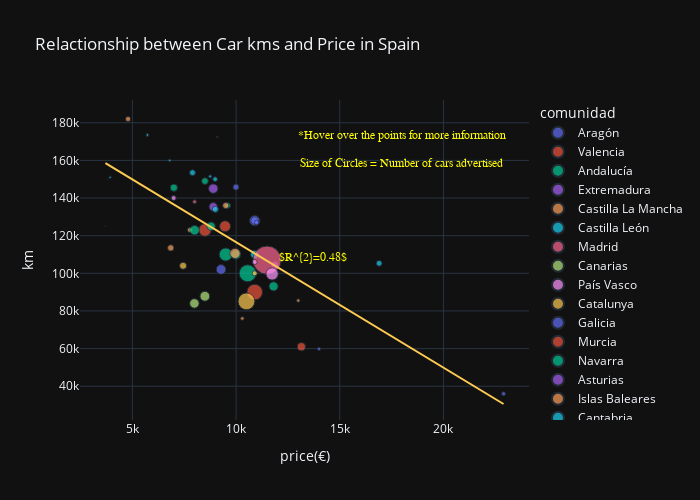

The code cell stored with this chart in its notebook:
### Code cell
fig = px.scatter(df_map_pairs,
                 title="Relactionship between Car kms and Price in Spain",
                 x="price(€)", 
                 y="km", 
                 size="number_cars",
                 hover_name = "region",
                hover_data=["percentage_professional", "horse_power", "adds_per_1000_people"],
                color="comunidad",
                template="plotly_dark",
                width=700, height=500)
fig.add_trace(go.Scatter(x=[18000, 18000, 13700], y=[170000, 155000, 105000], 
                         mode="text", 
                         text=["*Hover over the points for more information",
                               "Size of Circles = Number of cars advertised",
                              "$R^{2}=0.48$"],
                        textposition="top center",
                        textfont=dict(family="arial", size=12, color="yellow")))

help_fig = px.scatter(df_map_pairs, x="price(€)", y="km", trendline="ols")
x_trend = help_fig["data"][1]['x']
y_trend = help_fig["data"][1]['y']
fig.add_trace(go.Line(x=x_trend, y=y_trend))
fig.show()
# help_fig.show()

### Figure 1 — Plotly figure (JSON) as saved in the notebook; plotly's stock layout.template omitted (floating-point values rounded to 4 significant figures)
{"data": [{"customdata": [[93.4, 150, 1.1], [77.5, 130, 0.5], [86.1, 120, 0.9]], "hovertemplate": "<b>%{hovertext}</b><br><br>comunidad=Aragón<br>price(€)=%{x}<br>km=%{y}<br>number_cars=%{marker.size}<br>percentage_professional=%{customdata[0]}<br>horse_power=%{customdata[1]}<br>adds_per_1000_people=%{customdata[2]}<extra></extra>", "hovertext": ["Teruel", "Huesca", "Zaragoza"], "legendgroup": "Aragón", "marker": {"color": "#636efa", "size": [166, 111, 904], "sizemode": "area", "sizeref": 19.53, "symbol": "circle"}, "mode": "markers", "name": "Aragón", "orientation": "v", "showlegend": true, "type": "scatter", "x": [22900, 14000, 9276], "xaxis": "x", "y": [36000, 59804, 102100.0], "yaxis": "y"}, {"customdata": [[86.5, 125.5, 1.1], [86.6, 120, 0.9], [82.2, 125, 0.8]], "hovertemplate": "<b>%{hovertext}</b><br><br>comunidad=Valencia<br>price(€)=%{x}<br>km=%{y}<br>number_cars=%{marker.size}<br>percentage_professional=%{customdata[0]}<br>horse_power=%{customdata[1]}<br>adds_per_1000_people=%{customdata[2]}<extra></extra>", "hovertext": ["Castellon", "Valencia", "Alicante"], "legendgroup": "Valencia", "marker": {"color": "#EF553B", "size": [646, 2387, 1517], "sizemode": "area", "sizeref": 19.53, "symbol": "circle"}, "mode": "markers", "name": "Valencia", "orientation": "v", "showlegend": true, "type": "scatter", "x": [13150, 10900, 8500], "xaxis": "x", "y": [61000, 90000, 123000], "yaxis": "y"}, {"customdata": [[80.3, 120, 0.7], [89.1, 120, 1.5], [76.1, 122, 1], [85, 120, 1.1], [68.8, 120, 0.6], [64.4, 130, 0.7], [68.7, 120, 0.8], [73.4, 120, 0.8]], "hovertemplate": "<b>%{hovertext}</b><br><br>comunidad=Andalucía<br>price(€)=%{x}<br>km=%{y}<br>number_cars=%{marker.size}<br>percentage_professional=%{customdata[0]}<br>horse_power=%{customdata[1]}<br>adds_per_1000_people=%{customdata[2]}<extra></extra>", "hovertext": ["Cadiz", "Sevilla", "Malaga", "Cordoba", "Huelva", "Almeria", "Granada", "Jaen"], "legendgroup": "Andalucía", "marker": {"color": "#00cc96", "size": [807, 2821, 1660, 868, 301, 449, 699, 522], "sizemode": "area", "sizeref": 19.53, "symbol": "circle"}, "mode": "markers", "name": "Andalucía", "orientation": "v", "showlegend": true, "type": "scatter", "x": [11809, 10560, 9500, 10000, 9600, 8500, 8790, 7000.0], "xaxis": "x", "y": [93061, 100000, 109990, 110000, 136000, 149000, 125000, 145500], "yaxis": "y"}, {"customdata": [[86.4, 130, 1.2], [79.2, 120, 1]], "hovertemplate": "<b>%{hovertext}</b><br><br>comunidad=Extremadura<br>price(€)=%{x}<br>km=%{y}<br>number_cars=%{marker.size}<br>percentage_professional=%{customdata[0]}<br>horse_power=%{customdata[1]}<br>adds_per_1000_people=%{customdata[2]}<extra></extra>", "hovertext": ["Caceres", "Badajoz"], "legendgroup": "Extremadura", "marker": {"color": "#ab63fa", "size": [492, 693], "sizemode": "area", "sizeref": 19.53, "symbol": "circle"}, "mode": "markers", "name": "Extremadura", "orientation": "v", "showlegend": true, "type": "scatter", "x": [11875, 8900], "xaxis": "x", "y": [104400.0, 135330], "yaxis": "y"}, {"customdata": [[75.9, 130, 0.5], [69.3, 120, 0.5], [70.3, 120, 0.5], [94.6, 130, 2.6], [69.7, 125, 0.5]], "hovertemplate": "<b>%{hovertext}</b><br><br>comunidad=Castilla La Mancha<br>price(€)=%{x}<br>km=%{y}<br>number_cars=%{marker.size}<br>percentage_professional=%{customdata[0]}<br>horse_power=%{customdata[1]}<br>adds_per_1000_people=%{customdata[2]}<extra></extra>", "hovertext": ["Cuenca", "Guadalajara", "Toledo", "Albacete", "Ciudad real"], "legendgroup": "Castilla La Mancha", "marker": {"color": "#FFA15A", "size": [116, 127, 377, 1041, 261], "sizemode": "area", "sizeref": 19.53, "symbol": "circle"}, "mode": "markers", "name": "Castilla La Mancha", "orientation": "v", "showlegend": true, "type": "scatter", "x": [13000, 10300, 9500, 9950, 4790], "xaxis": "x", "y": [85500, 76000, 136000, 110594, 182000], "yaxis": "y"}, {"customdata": [[91.1, 150, 0.9], [93.9, 130, 1.9], [62.5, 120, 0.2], [66.7, 140, 0.5], [80.9, 130, 0.7], [66, 140, 0.4], [75.4, 140, 0.3], [53.8, 115, 0.3], [80, 120, 0.5]], "hovertemplate": "<b>%{hovertext}</b><br><br>comunidad=Castilla León<br>price(€)=%{x}<br>km=%{y}<br>number_cars=%{marker.size}<br>percentage_professional=%{customdata[0]}<br>horse_power=%{customdata[1]}<br>adds_per_1000_people=%{customdata[2]}<extra></extra>", "hovertext": ["Burgos", "Salamanca", "Soria", "Zamora", "Valladolid", "Leon", "Segovia", "Avila", "Palencia"], "legendgroup": "Castilla León", "marker": {"color": "#19d3f3", "size": [326, 669, 16, 90, 371, 215, 57, 52, 80], "sizemode": "area", "sizeref": 19.53, "symbol": "circle"}, "mode": "markers", "name": "Castilla León", "orientation": "v", "showlegend": true, "type": "scatter", "x": [16900, 10900, 9095, 8750.0, 9000, 8990, 6800, 3925, 5725], "xaxis": "x", "y": [105300.0, 110000, 172500, 151500, 134000, 150000, 160000, 151000, 173500], "yaxis": "y"}, {"customdata": [[88.2, 130, 1.2]], "hovertemplate": "<b>%{hovertext}</b><br><br>comunidad=Madrid<br>price(€)=%{x}<br>km=%{y}<br>number_cars=%{marker.size}<br>percentage_professional=%{customdata[0]}<br>horse_power=%{customdata[1]}<br>adds_per_1000_people=%{customdata[2]}<extra></extra>", "hovertext": ["Madrid"], "legendgroup": "Madrid", "marker": {"color": "#FF6692", "size": [7813], "sizemode": "area", "sizeref": 19.53, "symbol": "circle"}, "mode": "markers", "name": "Madrid", "orientation": "v", "showlegend": true, "type": "scatter", "x": [11495], "xaxis": "x", "y": [107000], "yaxis": "y"}, {"customdata": [[73.6, 115, 0.9], [75.6, 110, 0.8]], "hovertemplate": "<b>%{hovertext}</b><br><br>comunidad=Canarias<br>price(€)=%{x}<br>km=%{y}<br>number_cars=%{marker.size}<br>percentage_professional=%{customdata[0]}<br>horse_power=%{customdata[1]}<br>adds_per_1000_people=%{customdata[2]}<extra></extra>", "hovertext": ["Santa cruz de tenerife", "Las palmas"], "legendgroup": "Canarias", "marker": {"color": "#B6E880", "size": [939, 881], "sizemode": "area", "sizeref": 19.53, "symbol": "circle"}, "mode": "markers", "name": "Canarias", "orientation": "v", "showlegend": true, "type": "scatter", "x": [8495, 7990], "xaxis": "x", "y": [87820, 84000], "yaxis": "y"}, {"customdata": [[91.7, 130, 1.3], [70.4, 125, 0.4], [75.7, 130, 0.8]], "hovertemplate": "<b>%{hovertext}</b><br><br>comunidad=País Vasco<br>price(€)=%{x}<br>km=%{y}<br>number_cars=%{marker.size}<br>percentage_professional=%{customdata[0]}<br>horse_power=%{customdata[1]}<br>adds_per_1000_people=%{customdata[2]}<extra></extra>", "hovertext": ["Vizcaya", "Guipuzcoa", "Alava"], "legendgroup": "País Vasco", "marker": {"color": "#FF97FF", "size": [1490, 247, 243], "sizemode": "area", "sizeref": 19.53, "symbol": "circle"}, "mode": "markers", "name": "País Vasco", "orientation": "v", "showlegend": true, "type": "scatter", "x": [11740.0, 10900, 6990], "xaxis": "x", "y": [99670.0, 106000, 140000], "yaxis": "y"}, {"customdata": [[83.7, 130, 0.5], [77.2, 130, 0.6], [67.5, 124, 0.3], [78.6, 125, 0.6]], "hovertemplate": "<b>%{hovertext}</b><br><br>comunidad=Catalunya<br>price(€)=%{x}<br>km=%{y}<br>number_cars=%{marker.size}<br>percentage_professional=%{customdata[0]}<br>horse_power=%{customdata[1]}<br>adds_per_1000_people=%{customdata[2]}<extra></extra>", "hovertext": ["Barcelona", "Lleida", "Girona", "Tarragona"], "legendgroup": "Catalunya", "marker": {"color": "#FECB52", "size": [2770, 259, 240, 496], "sizemode": "area", "sizeref": 19.53, "symbol": "circle"}, "mode": "markers", "name": "Catalunya", "orientation": "v", "showlegend": true, "type": "scatter", "x": [10500, 10900, 7775, 7445], "xaxis": "x", "y": [85110.0, 100000, 123000, 104000], "yaxis": "y"}, {"customdata": [[81.8, 125, 0.9], [74.5, 135, 0.6], [78.8, 130, 0.6], [79.6, 130, 1]], "hovertemplate": "<b>%{hovertext}</b><br><br>comunidad=Galicia<br>price(€)=%{x}<br>km=%{y}<br>number_cars=%{marker.size}<br>percentage_professional=%{customdata[0]}<br>horse_power=%{customdata[1]}<br>adds_per_1000_people=%{customdata[2]}<extra></extra>", "hovertext": ["A coruña", "Pontevedra", "Ourense", "Lugo"], "legendgroup": "Galicia", "marker": {"color": "#636efa", "size": [1063, 599, 203, 358], "sizemode": "area", "sizeref": 19.53, "symbol": "circle"}, "mode": "markers", "name": "Galicia", "orientation": "v", "showlegend": true, "type": "scatter", "x": [10900, 10900, 10990, 9994.0], "xaxis": "x", "y": [128000, 128000, 127000, 145800], "yaxis": "y"}, {"customdata": [[77.3, 120, 0.8]], "hovertemplate": "<b>%{hovertext}</b><br><br>comunidad=Murcia<br>price(€)=%{x}<br>km=%{y}<br>number_cars=%{marker.size}<br>percentage_professional=%{customdata[0]}<br>horse_power=%{customdata[1]}<br>adds_per_1000_people=%{customdata[2]}<extra></extra>", "hovertext": ["Murcia"], "legendgroup": "Murcia", "marker": {"color": "#EF553B", "size": [1192], "sizemode": "area", "sizeref": 19.53, "symbol": "circle"}, "mode": "markers", "name": "Murcia", "orientation": "v", "showlegend": true, "type": "scatter", "x": [9470], "xaxis": "x", "y": [125000], "yaxis": "y"}, {"customdata": [[87.5, 120, 1.4]], "hovertemplate": "<b>%{hovertext}</b><br><br>comunidad=Navarra<br>price(€)=%{x}<br>km=%{y}<br>number_cars=%{marker.size}<br>percentage_professional=%{customdata[0]}<br>horse_power=%{customdata[1]}<br>adds_per_1000_people=%{customdata[2]}<extra></extra>", "hovertext": ["Navarra"], "legendgroup": "Navarra", "marker": {"color": "#00cc96", "size": [886], "sizemode": "area", "sizeref": 19.53, "symbol": "circle"}, "mode": "markers", "name": "Navarra", "orientation": "v", "showlegend": true, "type": "scatter", "x": [8000], "xaxis": "x", "y": [122900], "yaxis": "y"}, {"customdata": [[78, 130, 0.8]], "hovertemplate": "<b>%{hovertext}</b><br><br>comunidad=Asturias<br>price(€)=%{x}<br>km=%{y}<br>number_cars=%{marker.size}<br>percentage_professional=%{customdata[0]}<br>horse_power=%{customdata[1]}<br>adds_per_1000_people=%{customdata[2]}<extra></extra>", "hovertext": ["Asturias"], "legendgroup": "Asturias", "marker": {"color": "#ab63fa", "size": [858], "sizemode": "area", "sizeref": 19.53, "symbol": "circle"}, "mode": "markers", "name": "Asturias", "orientation": "v", "showlegend": true, "type": "scatter", "x": [8900], "xaxis": "x", "y": [145000], "yaxis": "y"}, {"customdata": [[62.3, 110, 0.4]], "hovertemplate": "<b>%{hovertext}</b><br><br>comunidad=Islas Baleares<br>price(€)=%{x}<br>km=%{y}<br>number_cars=%{marker.size}<br>percentage_professional=%{customdata[0]}<br>horse_power=%{customdata[1]}<br>adds_per_1000_people=%{customdata[2]}<extra></extra>", "hovertext": ["Illes balears"], "legendgroup": "Islas Baleares", "marker": {"color": "#FFA15A", "size": [406], "sizemode": "area", "sizeref": 19.53, "symbol": "circle"}, "mode": "markers", "name": "Islas Baleares", "orientation": "v", "showlegend": true, "type": "scatter", "x": [6850], "xaxis": "x", "y": [113500], "yaxis": "y"}, {"customdata": [[72, 120, 0.6]], "hovertemplate": "<b>%{hovertext}</b><br><br>comunidad=Cantabria<br>price(€)=%{x}<br>km=%{y}<br>number_cars=%{marker.size}<br>percentage_professional=%{customdata[0]}<br>horse_power=%{customdata[1]}<br>adds_per_1000_people=%{customdata[2]}<extra></extra>", "hovertext": ["Cantabria"], "legendgroup": "Cantabria", "marker": {"color": "#19d3f3", "size": [336], "sizemode": "area", "sizeref": 19.53, "symbol": "circle"}, "mode": "markers", "name": "Cantabria", "orientation": "v", "showlegend": true, "type": "scatter", "x": [7900], "xaxis": "x", "y": [153500], "yaxis": "y"}, {"customdata": [[68.5, 136, 0.5]], "hovertemplate": "<b>%{hovertext}</b><br><br>comunidad=La Rioja<br>price(€)=%{x}<br>km=%{y}<br>number_cars=%{marker.size}<br>percentage_professional=%{customdata[0]}<br>horse_power=%{customdata[1]}<br>adds_per_1000_people=%{customdata[2]}<extra></extra>", "hovertext": ["La rioja"], "legendgroup": "La Rioja", "marker": {"color": "#FF6692", "size": [146], "sizemode": "area", "sizeref": 19.53, "symbol": "circle"}, "mode": "markers", "name": "La Rioja", "orientation": "v", "showlegend": true, "type": "scatter", "x": [8000], "xaxis": "x", "y": [138000], "yaxis": "y"}, {"customdata": [[0, 105, 0], [40, 163, 0.1]], "hovertemplate": "<b>%{hovertext}</b><br><br>comunidad=Ceuta y Melilla<br>price(€)=%{x}<br>km=%{y}<br>number_cars=%{marker.size}<br>percentage_professional=%{customdata[0]}<br>horse_power=%{customdata[1]}<br>adds_per_1000_people=%{customdata[2]}<extra></extra>", "hovertext": ["Ceuta", "Melilla"], "legendgroup": "Ceuta y Melilla", "marker": {"color": "#B6E880", "size": [3, 5], "sizemode": "area", "sizeref": 19.53, "symbol": "circle"}, "mode": "markers", "name": "Ceuta y Melilla", "orientation": "v", "showlegend": true, "type": "scatter", "x": [3800, 3700], "xaxis": "x", "y": [150000, 125000], "yaxis": "y"}, {"mode": "text", "text": ["*Hover over the points for more information", "Size of Circles = Number of cars advertised", "$R^{2}=0.48$"], "textfont": {"color": "yellow", "family": "arial", "size": 12}, "textposition": "top center", "type": "scatter", "x": [18000, 18000, 13700], "y": [170000, 155000, 105000]}, {"type": "scatter", "x": [3700, 3800, 3925, 4790, 5725, 6800, 6850, 6990, 7000.0, 7445, 7775, 7900, 7990, 8000, 8000, 8495, 8500, 8500, 8750.0, 8790, 8900, 8900, 8990, 9000, 9095, 9276, 9470, 9500, 9500, 9600, 9950, 9994.0, 10000, 10300, 10500, 10560, 10900, 10900, 10900, 10900, 10900, 10900, 10990, 11495, 11740.0, 11809, 11875, 13000, 13150, 14000, 16900, 22900], "y": [158500.0, 157900.0, 157000.0, 151300.0, 145000.0, 137900.0, 137500.0, 136600.0, 136500.0, 133600.0, 131400.0, 130500.0, 129900.0, 129900.0, 129900.0, 126600.0, 126500.0, 126500.0, 124900.0, 124600.0, 123900.0, 123900.0, 123300.0, 123200.0, 122600.0, 121400.0, 120100.0, 119900.0, 119900.0, 119200.0, 116900.0, 116600.0, 116500.0, 114500.0, 113200.0, 112800.0, 110500.0, 110500.0, 110500.0, 110500.0, 110500.0, 110500.0, 109900.0, 106600.0, 104900.0, 104500.0, 104000.0, 96540.0, 95540.0, 89870.0, 70540.0, 30550.0]}], "layout": {"height": 500, "legend": {"itemsizing": "constant", "title": {"text": "comunidad"}, "tracegroupgap": 0}, "title": {"text": "Relactionship between Car kms and Price in Spain"}, "width": 700, "xaxis": {"anchor": "y", "autorange": true, "domain": [0, 1], "range": [2470.0, 24130.0], "title": {"text": "price(€)"}, "type": "linear"}, "yaxis": {"anchor": "x", "autorange": true, "domain": [0, 1], "range": [22050.0, 192100.0], "title": {"text": "km"}, "type": "linear"}}}
